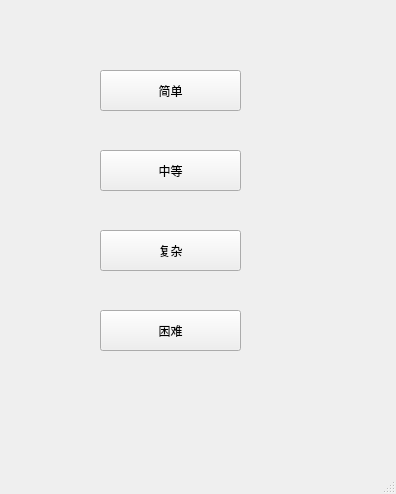
<?xml version="1.0" encoding="UTF-8"?>
<ui version="4.0">
 <class>MainWindow</class>
 <widget class="QMainWindow" name="MainWindow">
  <property name="geometry">
   <rect>
    <x>0</x>
    <y>0</y>
    <width>396</width>
    <height>494</height>
   </rect>
  </property>
  <property name="windowTitle">
   <string>MainWindow</string>
  </property>
  <widget class="QWidget" name="centralwidget">
   <widget class="QPushButton" name="pushButton">
    <property name="geometry">
     <rect>
      <x>100</x>
      <y>70</y>
      <width>141</width>
      <height>41</height>
     </rect>
    </property>
    <property name="text">
     <string>简单</string>
    </property>
   </widget>
   <widget class="QPushButton" name="pushButton_2">
    <property name="geometry">
     <rect>
      <x>100</x>
      <y>150</y>
      <width>141</width>
      <height>41</height>
     </rect>
    </property>
    <property name="text">
     <string>中等</string>
    </property>
   </widget>
   <widget class="QPushButton" name="pushButton_3">
    <property name="geometry">
     <rect>
      <x>100</x>
      <y>230</y>
      <width>141</width>
      <height>41</height>
     </rect>
    </property>
    <property name="text">
     <string>复杂</string>
    </property>
   </widget>
   <widget class="QPushButton" name="pushButton_4">
    <property name="geometry">
     <rect>
      <x>100</x>
      <y>310</y>
      <width>141</width>
      <height>41</height>
     </rect>
    </property>
    <property name="text">
     <string>困难</string>
    </property>
   </widget>
  </widget>
  <widget class="QMenuBar" name="menubar">
   <property name="geometry">
    <rect>
     <x>0</x>
     <y>0</y>
     <width>396</width>
     <height>25</height>
    </rect>
   </property>
  </widget>
  <widget class="QStatusBar" name="statusbar"/>
 </widget>
 <resources/>
 <connections/>
</ui>
